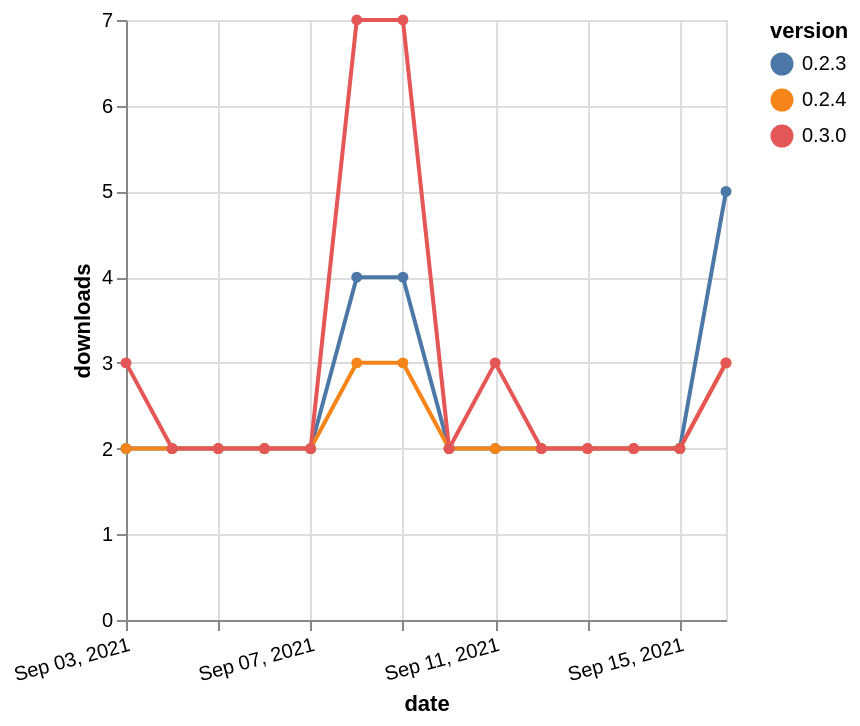

Source (Vega-Lite JSON):
### Vega-Lite specification from a JSON file in a GitHub repository (floating-point values rounded to 4 significant figures)
{"$schema": "https://vega.github.io/schema/vega-lite/v5.json", "description": "A simple bar chart with embedded data.", "data": {"values": [{"date": "2021-09-03", "total": 1721, "delta": 2, "version": "0.2.3"}, {"date": "2021-09-04", "total": 1723, "delta": 2, "version": "0.2.3"}, {"date": "2021-09-05", "total": 1725, "delta": 2, "version": "0.2.3"}, {"date": "2021-09-06", "total": 1727, "delta": 2, "version": "0.2.3"}, {"date": "2021-09-07", "total": 1729, "delta": 2, "version": "0.2.3"}, {"date": "2021-09-08", "total": 1733, "delta": 4, "version": "0.2.3"}, {"date": "2021-09-09", "total": 1737, "delta": 4, "version": "0.2.3"}, {"date": "2021-09-10", "total": 1739, "delta": 2, "version": "0.2.3"}, {"date": "2021-09-11", "total": 1741, "delta": 2, "version": "0.2.3"}, {"date": "2021-09-12", "total": 1743, "delta": 2, "version": "0.2.3"}, {"date": "2021-09-13", "total": 1745, "delta": 2, "version": "0.2.3"}, {"date": "2021-09-14", "total": 1747, "delta": 2, "version": "0.2.3"}, {"date": "2021-09-15", "total": 1749, "delta": 2, "version": "0.2.3"}, {"date": "2021-09-16", "total": 1754, "delta": 5, "version": "0.2.3"}, {"date": "2021-09-03", "total": 1109, "delta": 2, "version": "0.2.4"}, {"date": "2021-09-04", "total": 1111, "delta": 2, "version": "0.2.4"}, {"date": "2021-09-05", "total": 1113, "delta": 2, "version": "0.2.4"}, {"date": "2021-09-06", "total": 1115, "delta": 2, "version": "0.2.4"}, {"date": "2021-09-07", "total": 1117, "delta": 2, "version": "0.2.4"}, {"date": "2021-09-08", "total": 1120, "delta": 3, "version": "0.2.4"}, {"date": "2021-09-09", "total": 1123, "delta": 3, "version": "0.2.4"}, {"date": "2021-09-10", "total": 1125, "delta": 2, "version": "0.2.4"}, {"date": "2021-09-11", "total": 1127, "delta": 2, "version": "0.2.4"}, {"date": "2021-09-12", "total": 1129, "delta": 2, "version": "0.2.4"}, {"date": "2021-09-13", "total": 1131, "delta": 2, "version": "0.2.4"}, {"date": "2021-09-14", "total": 1133, "delta": 2, "version": "0.2.4"}, {"date": "2021-09-15", "total": 1135, "delta": 2, "version": "0.2.4"}, {"date": "2021-09-16", "total": 1138, "delta": 3, "version": "0.2.4"}, {"date": "2021-09-03", "total": 1327, "delta": 3, "version": "0.3.0"}, {"date": "2021-09-04", "total": 1329, "delta": 2, "version": "0.3.0"}, {"date": "2021-09-05", "total": 1331, "delta": 2, "version": "0.3.0"}, {"date": "2021-09-06", "total": 1333, "delta": 2, "version": "0.3.0"}, {"date": "2021-09-07", "total": 1335, "delta": 2, "version": "0.3.0"}, {"date": "2021-09-08", "total": 1342, "delta": 7, "version": "0.3.0"}, {"date": "2021-09-09", "total": 1349, "delta": 7, "version": "0.3.0"}, {"date": "2021-09-10", "total": 1351, "delta": 2, "version": "0.3.0"}, {"date": "2021-09-11", "total": 1354, "delta": 3, "version": "0.3.0"}, {"date": "2021-09-12", "total": 1356, "delta": 2, "version": "0.3.0"}, {"date": "2021-09-13", "total": 1358, "delta": 2, "version": "0.3.0"}, {"date": "2021-09-14", "total": 1360, "delta": 2, "version": "0.3.0"}, {"date": "2021-09-15", "total": 1362, "delta": 2, "version": "0.3.0"}, {"date": "2021-09-16", "total": 1365, "delta": 3, "version": "0.3.0"}]}, "width": "container", "mark": {"type": "line", "point": {"filled": true}}, "encoding": {"x": {"field": "date", "type": "temporal", "timeUnit": "yearmonthdate", "title": "date", "axis": {"labelAngle": -15}}, "y": {"field": "delta", "type": "quantitative", "title": "downloads"}, "color": {"field": "version", "type": "nominal"}, "tooltip": {"field": "delta"}}}
